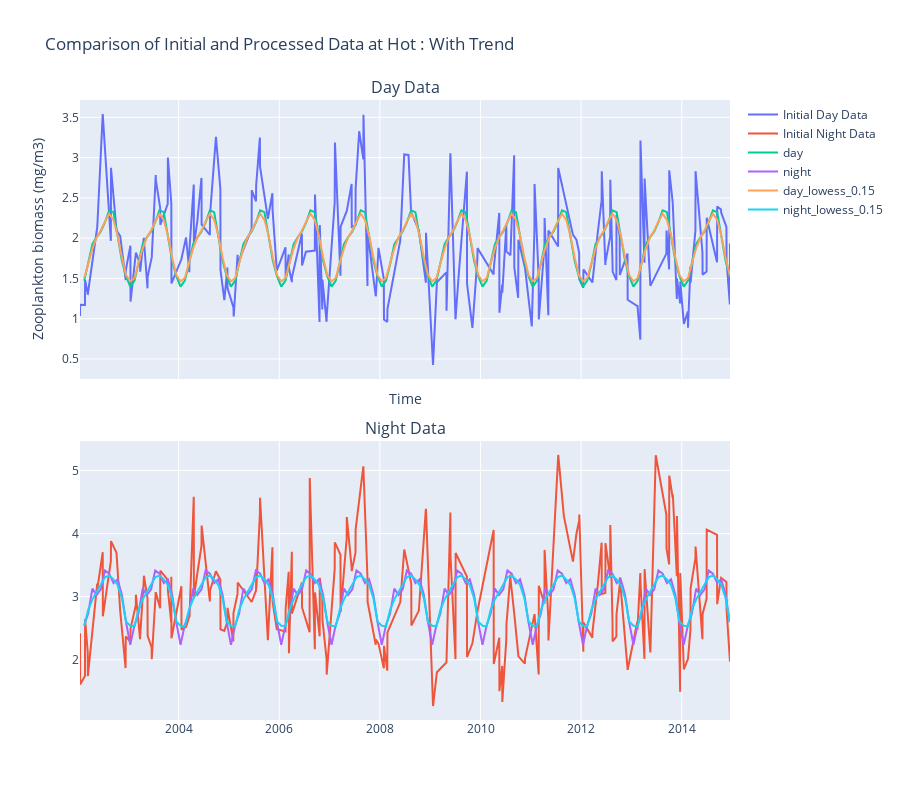

Here is the notebook cell this chart was saved with:
### Markdown cell above
## Plot final results

### Code cell
day_names = ["day", "day_lowess_0.15"]
night_names = ["night", "night_lowess_0.15"]

fig = make_subplots(
    rows=2,
    cols=1,
    subplot_titles=("Day Data", "Night Data"),
    shared_xaxes=True,
    vertical_spacing=0.1,
)
# augmente la taille de la figure
fig.update_layout(height=800)

# -------------------------------------------------------------------------------------------------------------------- #

# Ajouter les données d'observation initiales de jour
fig.add_trace(
    go.Scatter(
        x=day_data["time"],
        y=day_data,
        mode="lines",
        name="Initial Day Data",
    ),
    row=1,
    col=1,
)

# Ajouter les données d'observation initiales de nuit
fig.add_trace(
    go.Scatter(
        x=night_data["time"],
        y=night_data,
        mode="lines",
        name="Initial Night Data",
    ),
    row=2,
    col=1,
)

# -------------------------------------------------------------------------------------------------------------------- #

for day, night in zip(day_names, night_names):
    # Ajouter les données de jour
    fig.add_trace(
        go.Scatter(
            x=aggregated_smoothed.index,
            y=aggregated_smoothed[day],
            mode="lines",
            name=day,
        ),
        row=1,
        col=1,
    )

    # Ajouter les données de nuit
    fig.add_trace(
        go.Scatter(
            x=aggregated_smoothed.index,
            y=aggregated_smoothed[night],
            mode="lines",
            name=night,
        ),
        row=2,
        col=1,
    )

# -------------------------------------------------------------------------------------------------------------------- #

# Mettre à jour la mise en page
fig.update_layout(
    title=f"Comparison of Initial and Processed Data at {station} : With Trend",
    xaxis_title="Time",
    yaxis_title="Zooplankton biomass (mg/m3)",
    # night mode
    # template="plotly_dark",
)

fig.show()

### Figure 1 — Plotly figure (JSON) as saved in the notebook; plotly's stock layout.template omitted (floating-point values rounded to 4 significant figures; data arrays with more than 128 entries replaced by an {"elided": "..."} marker saying what was removed)
{"data": [{"mode": "lines", "name": "Initial Day Data", "type": "scatter", "x": {"elided": "208 str values"}, "xaxis": "x", "y": {"elided": "208 float values"}, "yaxis": "y"}, {"mode": "lines", "name": "Initial Night Data", "type": "scatter", "x": {"elided": "209 str values"}, "xaxis": "x2", "y": {"elided": "209 float values"}, "yaxis": "y2"}, {"mode": "lines", "name": "day", "type": "scatter", "x": {"elided": "155 str values"}, "xaxis": "x", "y": {"elided": "155 float values"}, "yaxis": "y"}, {"mode": "lines", "name": "night", "type": "scatter", "x": {"elided": "155 str values"}, "xaxis": "x2", "y": {"elided": "155 float values"}, "yaxis": "y2"}, {"mode": "lines", "name": "day_lowess_0.15", "type": "scatter", "x": {"elided": "155 str values"}, "xaxis": "x", "y": {"elided": "155 float values"}, "yaxis": "y"}, {"mode": "lines", "name": "night_lowess_0.15", "type": "scatter", "x": {"elided": "155 str values"}, "xaxis": "x2", "y": {"elided": "155 float values"}, "yaxis": "y2"}], "layout": {"annotations": [{"font": {"size": 16}, "showarrow": false, "text": "Day Data", "x": 0.5, "xanchor": "center", "xref": "paper", "y": 1, "yanchor": "bottom", "yref": "paper"}, {"font": {"size": 16}, "showarrow": false, "text": "Night Data", "x": 0.5, "xanchor": "center", "xref": "paper", "y": 0.45, "yanchor": "bottom", "yref": "paper"}], "height": 800, "title": {"text": "Comparison of Initial and Processed Data at Hot : With Trend"}, "xaxis": {"anchor": "y", "domain": [0, 1], "matches": "x2", "showticklabels": false, "title": {"text": "Time"}}, "xaxis2": {"anchor": "y2", "domain": [0, 1]}, "yaxis": {"anchor": "x", "domain": [0.55, 1], "title": {"text": "Zooplankton biomass (mg/m3)"}}, "yaxis2": {"anchor": "x2", "domain": [0, 0.45]}}}
